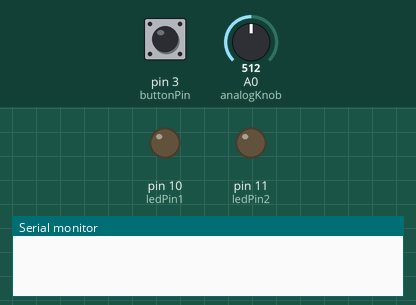
The sketch below on a simulated Arduino Uno, built with avr-gcc and run on an emulated ATmega328P. Shown: output pins drawn as LEDs (lit = HIGH), the last lines printed to the serial monitor. The test bench sets the inputs (shaded band); at power-on: pin 3 (buttonPin) HIGH, A0 (analogKnob) = 512.

Above: at 1.2 s.
1.3 s: pin 3 (buttonPin) pulled LOW for 0.15 s
At 1.37 s:
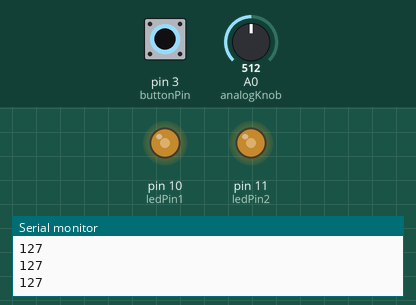
2.9 s: pin 3 (buttonPin) pulled LOW for 3.2 s
At 6.8 s:
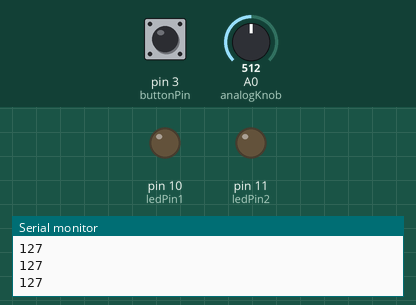
Timing chart, 0 to 8.3 s (numbered marks = the images above; inputs shaded):
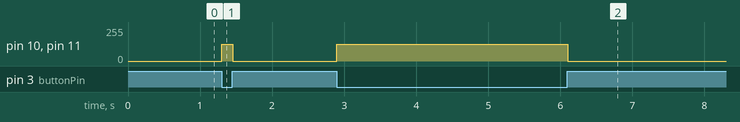

Measured:
- after the input at 1.3 s, pin 10 (ledPin1), pin 11 (ledPin2): 0/255 → 127/255 at once, → 0/255 0.15 s later
- after the input at 2.9 s, pin 10 (ledPin1), pin 11 (ledPin2): 0/255 → 127/255 at once, → 0/255 3.2 s later

The sketch:

button_to_LEDS_withDimmer_oct06a.ino
```cpp
//--------------------------------------------------------------
//Define Variables
//constant values
  //outputs
    const int ledPin1 = 10; //arduino pin for LED1
    const int ledPin2 = 11; //arduino pin for LED2
  //inputs
    const int buttonPin = 3; //arduino pin for button input
    const int analogKnob = A0; //arduino pin for analog Knob

//changing variables
   int brightness = 255;    // how bright the LED is
//--------------------------------------------------------------

void setup() {
  // put your setup code here, to run once:
    pinMode(ledPin1,OUTPUT);
    pinMode(ledPin2,OUTPUT);
    pinMode(buttonPin,INPUT);
  // initialize serial communication at 9600 bits per second:
    Serial.begin(9600);
}

void loop() {
  // put your main code here, to run repeatedly:
  if (digitalRead(buttonPin)== LOW){
    // read the input on analog pin A0:
      int sensorValue = analogRead(analogKnob);
    //convert input to brightness
      int brightness = sensorValue * (255.0 / 1023.0);
    //print the brightness value to the monitor
      Serial.println(brightness);

    //turn led on to the brightness values
      analogWrite(ledPin1, brightness);
      analogWrite(ledPin2, brightness);
  }else{
    //if button is pressed turn it off
    digitalWrite(ledPin1,LOW);
    digitalWrite(ledPin2,LOW);
  }
}
```
